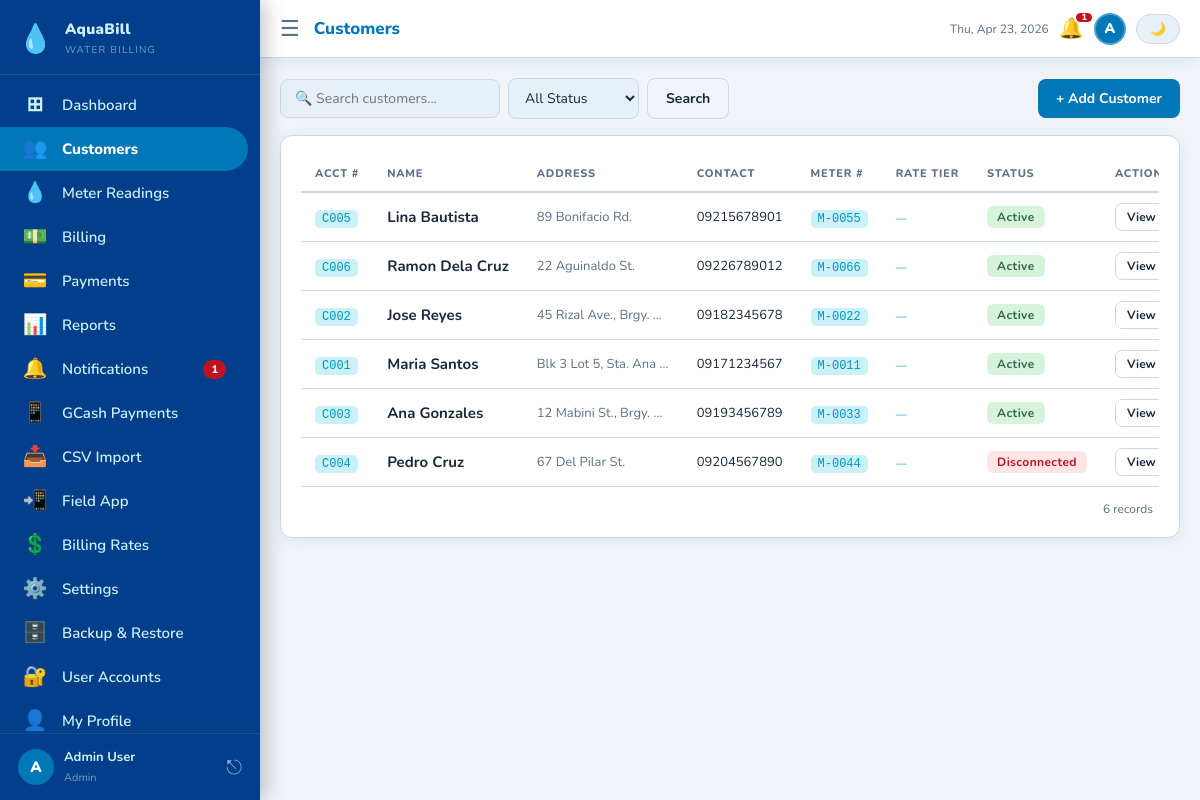
/customers.php (signed in), run on the app's committed database.
### tables this page shows
CREATE TABLE IF NOT EXISTS customers (
    id VARCHAR(10) PRIMARY KEY,
    name VARCHAR(150) NOT NULL,
    address TEXT NOT NULL,
    contact VARCHAR(20) NOT NULL,
    meter_no VARCHAR(30) NOT NULL UNIQUE,
    status ENUM('Active','Disconnected') NOT NULL DEFAULT 'Active',
    created_at DATE NOT NULL
);

### includes/functions.php (called while the page is built, shortened)
<?php
function currentUser(): array {
    return [
        'id'     => $_SESSION['user_id']   ?? 0,
        'name'   => $_SESSION['user_name'] ?? '',
        'email'  => $_SESSION['user_email'] ?? '',
        'role'   => $_SESSION['user_role'] ?? '',
        'avatar' => $_SESSION['user_avatar'] ?? 'U',
    ];
}
function h(string $s): string {
    return htmlspecialchars($s, ENT_QUOTES, 'UTF-8');
}
function get(string $key, string $default = ''): string {
    return trim($_GET[$key] ?? $default);
}
function isDark(): bool {
    return ($_SESSION['dark_mode'] ?? false) === true;
}

### customers.php (the view, shortened to what this page needs)
<?php
require_once 'includes/functions.php';
$pdo = getDB();
$search = get('search');
$filter = get('filter', 'All');
$pg     = max(1, (int)get('page', '1'));
$perPage= 8;
$where  = [];
$params = [];
$whereSQL = $where ? 'WHERE ' . implode(' AND ', $where) : '';
$countStmt = $pdo->prepare("SELECT COUNT(*) FROM customers $whereSQL");
$countStmt->execute($params);
$total = (int)$countStmt->fetchColumn();
$offset = ($pg - 1) * $perPage;
$stmt = $pdo->prepare("SELECT * FROM customers $whereSQL ORDER BY created_at DESC LIMIT $perPage OFFSET $offset");
$stmt->execute($params);
$customers = $stmt->fetchAll();
require_once 'includes/header.php';
renderHeader('Customers', 'customers');
?>
<form method="GET" action="customers.php" class="toolbar">
  <div class="toolbar-left">
    <input type="text" name="search" class="search-input" placeholder="🔍 Search customers..." value="<?= h($search) ?>">
    <select name="filter" class="filter-select" onchange="this.form.submit()">
      <option value="All"          <?= $filter==='All'?'selected':'' ?>>All Status</option>
    </select>
    <button type="submit" class="btn btn-outline">Search</button>
  </div>
  <button type="button" class="btn btn-primary" onclick="document.getElementById('add-modal').style.display='flex'">+ Add Customer</button>
</form>
<div class="card">
  <div class="table-wrap">
    <table>
      <thead>
        <tr><th>Acct #</th><th>Name</th><th>Address</th><th>Contact</th><th>Meter #</th><th>Rate Tier</th><th>Status</th><th>Actions</th></tr>
      </thead>
      <tbody>
        <?php foreach ($customers as $c): ?>
        <tr>
          <td><code><?= h($c['id']) ?></code></td>
          <td class="fw-bold"><?= h($c['name']) ?></td>
          <td class="fs-sm text-muted" style="max-width:160px;overflow:hidden;text-overflow:ellipsis;white-space:nowrap"><?= h($c['address']) ?></td>
          <td class="fs-sm"><?= h($c['contact']) ?></td>
          <td><code><?= h($c['meter_no']) ?></code></td>
          <td>
            <?php
            $tierLabel = '—';
            echo '<span class="fs-xs" style="color:var(--info)">' . h($tierLabel) . '</span>';
            ?>
          </td>
          <td><span class="badge badge-<?= strtolower(h($c['status'])) ?>"><?= h($c['status']) ?></span></td>
          <td>
            <div style="display:flex;gap:6px">
              <a href="customer_detail.php?id=<?= h($c['id']) ?>" class="btn btn-sm btn-outline">View</a>
            </div>
          </td>
        </tr>
        <?php endforeach; ?>
      </tbody>
    </table>
  </div>
  <div class="pagination">
    <span class="total"><?= $total ?> records</span>
  </div>
</div>
<?php renderFooter(); ?>

### includes/header.php (shortened to what this page needs)
<?php
function renderHeader(string $title = '', string $activePg = ''): void {
    $u         = currentUser();
    $dark      = isDark();
    $notifCount = 0;
    try {
        $pdo2 = getDB();
        $pdo2->exec("UPDATE bills SET status='Overdue' WHERE status='Unpaid' AND due_date < CURDATE()");
        $notifCount = (int)$pdo2->query(
            "SELECT COUNT(*) FROM bills WHERE status='Overdue'
             OR (status='Unpaid' AND due_date BETWEEN CURDATE() AND DATE_ADD(CURDATE(),INTERVAL 7 DAY))"
        )->fetchColumn();
    } catch (Exception $e) {}
    $navItems = [
        ['href'=>'dashboard.php',      'icon'=>'⊞',  'label'=>'Dashboard'],
        ['href'=>'customers.php',      'icon'=>'👥',  'label'=>'Customers'],
        ['href'=>'readings.php',       'icon'=>'💧',  'label'=>'Meter Readings'],
        ['href'=>'billing.php',        'icon'=>'💵',  'label'=>'Billing'],
        ['href'=>'payments.php',       'icon'=>'💳',  'label'=>'Payments'],
        ['href'=>'reports.php',        'icon'=>'📊',  'label'=>'Reports'],
        ['href'=>'notifications.php',  'icon'=>'🔔',  'label'=>'Notifications', 'badge'=>$notifCount],
        ['href'=>'gcash_admin.php',    'icon'=>'📱',  'label'=>'GCash Payments'],
        ['href'=>'import.php',         'icon'=>'📥',  'label'=>'CSV Import'],
        ['href'=>'field-app-guide.php','icon'=>'📲',  'label'=>'Field App'],
    ];
    if ($u['role'] === 'Admin') {
        $navItems[] = ['href'=>'rates.php',   'icon'=>'💲', 'label'=>'Billing Rates'];
        $navItems[] = ['href'=>'settings.php','icon'=>'⚙️', 'label'=>'Settings'];
        $navItems[] = ['href'=>'backup.php',  'icon'=>'🗄️', 'label'=>'Backup & Restore'];
        $navItems[] = ['href'=>'users.php',   'icon'=>'🔐', 'label'=>'User Accounts'];
    }
    $navItems[] = ['href'=>'profile.php','icon'=>'👤','label'=>'My Profile'];
?>
<!DOCTYPE html>
<html lang="en" data-theme="<?= $dark ? 'dark' : 'light' ?>">
<head>
<link rel="stylesheet" href="assets/css/style.css">
</head>
<body>
<aside class="sidebar" id="sidebar">
  <div class="sidebar-logo">
    <span class="logo-icon">💧</span>
    <div class="logo-text">
      <strong><?= h(APP_NAME) ?></strong>
      <small>Water Billing</small>
    </div>
  </div>
  <nav class="sidebar-nav">
    <?php foreach ($navItems as $nav):
        $pg    = basename($nav['href'], '.php');
        $cls   = $pg === $activePg ? 'active' : '';
        $badge = $nav['badge'] ?? 0;
    ?>
    <a href="<?= h($nav['href']) ?>" class="nav-item <?= $cls ?>" onclick="closeMobileSidebar()">
      <span class="nav-icon"><?= $nav['icon'] ?></span>
      <span class="nav-label"><?= h($nav['label']) ?></span>
      <?php if ($badge > 0): ?>
      <span class="nav-badge"><?= $badge ?></span>
      <?php endif; ?>
    </a>
    <?php endforeach; ?>
  </nav>
  <div class="sidebar-user">
    <div class="user-avatar"><?= h($u['avatar']) ?></div>
    <div class="user-info">
      <strong><?= h($u['name']) ?></strong>
      <small><?= h($u['role']) ?></small>
    </div>
    <a href="logout.php" title="Logout" class="logout-btn">⎋</a>
  </div>
</aside>
<div class="main-wrap">
  <header class="topbar">
    <button class="sidebar-toggle" onclick="toggleSidebar()" aria-label="Toggle menu">☰</button>
    <span class="topbar-title"><?= h($title) ?></span>
    <div class="topbar-right">
      <span class="topbar-date"><?= date('D, M j, Y') ?></span>
      <?php if ($notifCount > 0): ?>
      <a href="notifications.php" class="topbar-bell" title="<?= $notifCount ?> alerts">
        🔔<span class="bell-badge"><?= $notifCount ?></span>
      </a>
      <?php endif; ?>
      <a href="profile.php" class="topbar-avatar" title="My Profile">
        <div class="topbar-av-circle"><?= h($u['avatar']) ?></div>
      </a>
      <a href="?dark=<?= $dark ? '0' : '1' ?>" class="btn-mode"><?= $dark ? '☀️' : '🌙' ?></a>
    </div>
  </header>
  <main class="page-content">
<?php
}
function renderFooter(): void {
?>
  </main>
</div>
</body>
</html>
<?php
}

### data on the page
customers: id "C005", name "Lina Bautista", address "89 Bonifacio Rd.", contact "09215678901", meter_no "M-0055", tierLabel "—", status "Active"
customers: id "C006", name "Ramon Dela Cruz", address "22 Aguinaldo St.", contact "09226789012", meter_no "M-0066", tierLabel "—", status "Active"
customers: id "C002", name "Jose Reyes", address "45 Rizal Ave., Brgy.…", contact "09182345678", meter_no "M-0022", tierLabel "—", status "Active"
customers: id "C001", name "Maria Santos", address "Blk 3 Lot 5, Sta. Ana…", contact "09171234567", meter_no "M-0011", tierLabel "—", status "Active"
customers: id "C003", name "Ana Gonzales", address "12 Mabini St., Brgy.…", contact "09193456789", meter_no "M-0033", tierLabel "—", status "Active"
customers: id "C004", name "Pedro Cruz", address "67 Del Pilar St.", contact "09204567890", meter_no "M-0044", tierLabel "—", status "Disconnected"

### other printed values
APP_NAME "AquaBill"
$nav['icon'] "⊞"
$nav['label'] "Dashboard"
$nav['icon'] "👥"
$nav['label'] "Customers"
$nav['icon'] "💧"
$nav['label'] "Meter Readings"
$nav['icon'] "💵"
$nav['label'] "Billing"
$nav['icon'] "💳"
$nav['label'] "Payments"
$nav['icon'] "📊"
$nav['label'] "Reports"
$nav['icon'] "🔔"
$nav['label'] "Notifications"
